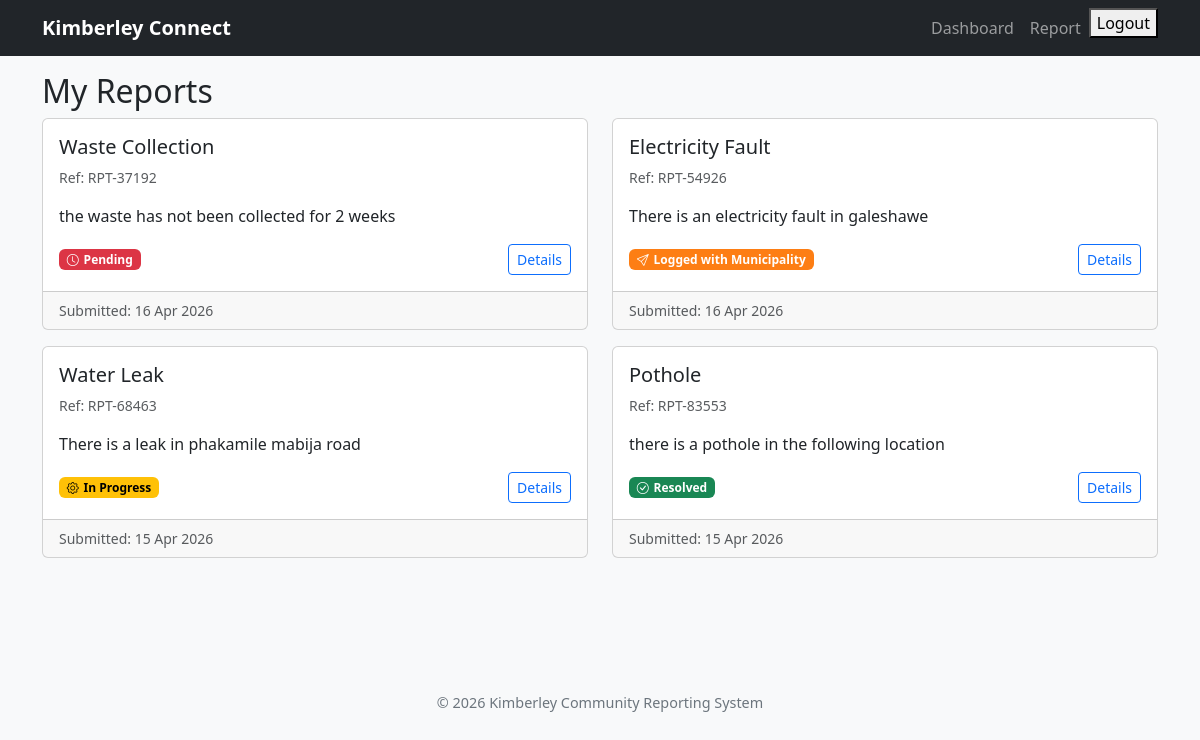
Screenshot of /dashboard/ (signed in) with the database file from the repository.
### reports/models.py (models this page shows, shortened)
class Report(models.Model):
    CATEGORY_CHOICES = [
        ('pothole', 'Pothole'),
        ('water_leak', 'Water Leak'),
        ('electricity', 'Electricity Fault'),
        ('waste', 'Waste Collection'),
        ('other', 'Other'),
    ]
    STATUS_CHOICES = [
        ('pending', 'Pending'),
        ('logged', 'Logged with Municipality'),
        ('in_progress', 'In Progress'),
        ('resolved', 'Resolved'),
    ]
    user = models.ForeignKey(User, on_delete=models.CASCADE, related_name='reports')
    category = models.CharField(max_length=20, choices=CATEGORY_CHOICES)
    description = models.TextField()
    photo = models.ImageField(upload_to='reports/%Y/%m/%d/', blank=True, null=True)
    location_lat = models.FloatField(blank=True, null=True)
    location_lng = models.FloatField(blank=True, null=True)
    address = models.CharField(max_length=255, blank=True)
    status = models.CharField(max_length=20, choices=STATUS_CHOICES, default='pending')
    created_at = models.DateTimeField(auto_now_add=True)
    updated_at = models.DateTimeField(auto_now=True)
    reference_number = models.CharField(max_length=10, unique=True, blank=True)

### reports/views.py (the view)
# urls.py: path('dashboard/', views.dashboard, name='dashboard'),
@login_required
def dashboard(request):
    reports = Report.objects.filter(user=request.user).order_by('-created_at')
    return render(request, 'reports/dashboard.html', {'reports': reports})

### reports/templates/reports/dashboard.html
{% extends 'base.html' %}
{% block content %}
<h2>My Reports</h2>
<div class="row">
    {% for report in reports %}
    <div class="col-md-6 mb-3">
        <div class="card h-100">
            <div class="card-body">
                <h5 class="card-title">{{ report.get_category_display }}</h5>
                <p class="card-text text-muted small">Ref: {{ report.reference_number }}</p>
                <p class="card-text">{{ report.description|truncatechars:100 }}</p>
                <div class="d-flex justify-content-between align-items-center">
                    <span class="badge status-badge
                        {% if report.status == 'pending' %}status-pending
                        {% elif report.status == 'logged' %}status-logged
                        {% elif report.status == 'in_progress' %}status-in_progress
                        {% else %}status-resolved{% endif %}">
                        <i class="bi
                            {% if report.status == 'pending' %}bi-clock
                            {% elif report.status == 'logged' %}bi-send
                            {% elif report.status == 'in_progress' %}bi-gear
                            {% else %}bi-check-circle{% endif %}"></i>
                        {{ report.get_status_display }}
                    </span>
                    <a href="{% url 'report_detail' report.id %}" class="btn btn-sm btn-outline-primary">Details</a>
                </div>
            </div>
            <div class="card-footer text-muted small">
                Submitted: {{ report.created_at|date:"d M Y" }}
            </div>
        </div>
    </div>
    {% empty %}
    <div class="col">
        <div class="alert alert-info">You haven't submitted any reports yet. <a href="{% url 'submit_report' %}">Report an issue</a>.</div>
    </div>
    {% endfor %}
</div>
{% endblock %}

### templates/base.html (shortened to what this page needs)
<!DOCTYPE html>
<html lang="en">
<head>
    <link href="https://cdn.jsdelivr.net/npm/bootstrap@5.3.0/dist/css/bootstrap.min.css" rel="stylesheet">
    <link rel="stylesheet" href="https://cdn.jsdelivr.net/npm/bootstrap-icons@1.11.1/font/bootstrap-icons.css">
</head>
<body>
    <nav class="navbar navbar-expand-lg navbar-dark bg-dark">
        <div class="container">
            <a class="navbar-brand" href="{% url 'dashboard' %}">Kimberley Connect</a>
            <div class="collapse navbar-collapse" id="navbarNav">
                <ul class="navbar-nav ms-auto">
                    {% if user.is_authenticated %}
                        <li class="nav-item"><a class="nav-link" href="{% url 'dashboard' %}">Dashboard</a></li>
                        <li class="nav-item"><a class="nav-link" href="{% url 'submit_report' %}">Report</a></li>
                        <form action="{% url 'logout' %}" method="POST">
    <button type="submit">Logout</button>
</form>
                    {% else %}
                        <li class="nav-item"><a class="nav-link" href="{% url 'login' %}">Login</a></li>
                        <li class="nav-item"><a class="nav-link" href="{% url 'register' %}">Register</a></li>
                    {% endif %}
                </ul>
            </div>
        </div>
    </nav>
    <main class="container mt-3">
        {% block content %}{% endblock %}
    </main>
    <div class="footer">
        &copy; 2026 Kimberley Community Reporting System
    </div>
</body>
</html>

### templates/base.html (style rules this page uses)
body { background-color: #f8f9fa; }
.navbar-brand { font-weight: bold; }
.footer { margin-top: 2rem; padding: 1rem 0; text-align: center; font-size: 0.9rem; color: #6c757d; }
.status-badge { display: inline-flex; align-items: center; gap: 0.3rem; }
.status-pending { background-color: #dc3545; color: white; }
.status-logged { background-color: #fd7e14; color: white; }
.status-in_progress { background-color: #ffc107; color: black; }
.status-resolved { background-color: #198754; color: white; }
main { padding-bottom: 70px; }

### rows the page displays
Report: category "Waste Collection", reference_number "RPT-37192", description "the waste has not been collected for 2 weeks", status "Pending", created_at "16 Apr 2026"
Report: category "Electricity Fault", reference_number "RPT-54926", description "There is an electricity fault in galeshawe", status "Logged with Municipality", created_at "16 Apr 2026"
Report: category "Water Leak", reference_number "RPT-68463", description "There is a leak in phakamile mabija road", status "In Progress", created_at "15 Apr 2026"
Report: category "Pothole", reference_number "RPT-83553", description "there is a pothole in the following location", status "Resolved", created_at "15 Apr 2026"
